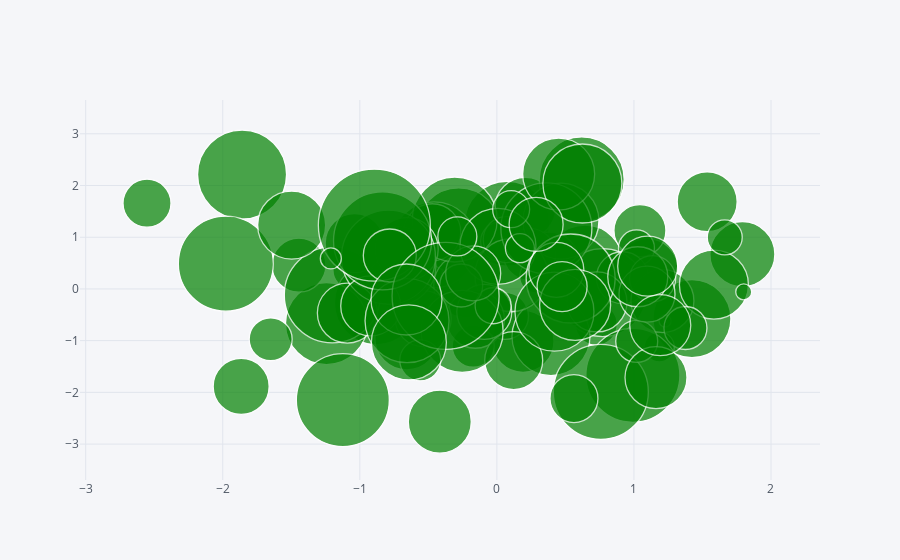

The notebook cell this image was saved under:
### Code cell
df1.iplot(kind = 'bubble', x = 'A', y = 'B', size = 'C', colors='green',)

### Figure 1 — Plotly figure (JSON) as saved in the notebook; plotly's stock layout.template omitted (floating-point values rounded to 4 significant figures)
{"data": [{"marker": {"color": ["green", "green", "green", "green", "green", "green", "green", "green", "green", "green", "green", "green", "green", "green", "green", "green", "green", "green", "green", "green", "green", "green", "green", "green", "green", "green", "green", "green", "green", "green", "green", "green", "green", "green", "green", "green", "green", "green", "green", "green", "green", "green", "green", "green", "green", "green", "green", "green", "green", "green", "green", "green", "green", "green", "green", "green", "green", "green", "green", "green", "green", "green", "green", "green", "green", "green", "green", "green", "green", "green", "green", "green", "green", "green", "green", "green", "green", "green", "green", "green", "green", "green", "green", "green", "green", "green", "green", "green", "green", "green", "green", "green", "green", "green", "green", "green", "green", "green", "green", "green"], "line": {"width": 1.3}, "size": [42, 38, 56, 77, 80, 63, 60, 85, 61, 62, 52, 85, 65, 58, 36, 78, 88, 42, 61, 12, 47, 30, 85, 86, 52, 57, 64, 84, 82, 39, 46, 12, 78, 54, 93, 52, 33, 73, 85, 76, 89, 94, 58, 63, 91, 64, 95, 56, 79, 60, 69, 55, 76, 43, 89, 96, 60, 59, 72, 95, 46, 58, 79, 63, 94, 37, 82, 42, 16, 56, 60, 35, 79, 55, 60, 68, 56, 71, 36, 43, 29, 62, 41, 55, 84, 54, 48, 98, 112, 53, 50, 61, 107, 21, 43, 39, 71, 48, 60, 75], "symbol": "circle"}, "mode": "markers", "text": "", "type": "scatter", "uid": "03ad0203-616d-4a87-a95b-fbb736c7b678", "x": [0.7254, -1.057, -0.4667, 0.6427, -0.6903, -0.4165, 1.534, 0.07432, 1.099, 0.1908, 1.044, -0.2786, 1.791, 0.383, 1.018, 1.423, 0.7719, -0.1727, 0.2087, 1.227, 0.05936, 1.185, 0.6191, -0.4589, 0.2382, -0.4715, -0.2272, -0.8789, -1.243, 0.02395, 0.06828, 0.5688, 0.395, -1.445, -1.124, 0.9164, 0.2865, 0.1058, -0.3076, 0.4676, -1.859, 0.9924, -0.1568, 1.208, 0.3613, -0.6571, -1.977, -0.5374, -0.7328, 0.7301, 1.584, -0.09196, 0.007818, 1.376, 0.5384, -1.201, -1.091, -1.037, 0.4509, 0.7585, 1.136, 0.1229, 0.4202, -0.6578, -0.7908, 0.1041, -0.2532, 1.02, 1.801, 1.095, -0.9203, 1.663, 0.6241, 0.4339, 1.028, -1.497, -1.866, 0.5708, -0.02709, -0.2605, 0.1681, 1.161, -0.559, -0.1727, -0.6554, 0.2864, -2.553, -0.8342, -0.8939, -0.7811, 0.476, 1.192, -0.3741, -1.211, -1.65, -0.2883, -0.6596, 0.5624, 1.1, -0.642], "y": [-0.6843, 0.3593, -0.02292, 0.4886, 0.3778, -2.566, 1.686, 1.261, 0.3813, -1.013, 1.128, 1.131, 0.6723, 0.5397, 0.7936, -0.5751, -0.07309, -1.108, 1.568, -0.6205, -0.5223, -1.122, 2.117, 0.8537, 0.6676, 1.096, 0.06552, -0.2681, -0.6703, 0.9159, 0.955, -0.593, -0.9203, 0.4602, -2.149, 0.2159, 0.2381, 0.2651, 1.343, 1.313, 2.21, -1.671, -0.5862, -0.2346, 1.171, -0.9478, 0.4882, -0.5736, 0.4459, -0.252, 0.08215, -0.4431, 0.8233, -0.7551, 0.2017, -0.1153, -0.4672, 0.885, 2.22, -1.991, 0.1984, -1.385, -0.4404, 0.7692, 0.615, 1.542, -0.8193, -1.013, -0.05708, -0.1015, -0.3291, 0.9973, 2.039, 0.3687, 0.2354, 1.234, -1.886, -0.3083, -0.3255, 0.06623, 0.788, -1.714, -1.381, 0.3024, -0.6147, 1.248, 1.659, 0.9303, 1.232, 0.647, 0.04484, -0.7005, -0.1344, 0.5901, -0.9734, 1.016, -0.2043, -2.12, 0.4399, -1.034]}], "layout": {"legend": {"bgcolor": "#F5F6F9", "font": {"color": "#4D5663"}}, "paper_bgcolor": "#F5F6F9", "plot_bgcolor": "#F5F6F9", "title": {"font": {"color": "#4D5663"}}, "xaxis": {"gridcolor": "#E1E5ED", "showgrid": true, "tickfont": {"color": "#4D5663"}, "title": {"font": {"color": "#4D5663"}, "text": ""}, "zerolinecolor": "#E1E5ED"}, "yaxis": {"gridcolor": "#E1E5ED", "showgrid": true, "tickfont": {"color": "#4D5663"}, "title": {"font": {"color": "#4D5663"}, "text": ""}, "zerolinecolor": "#E1E5ED"}}}
